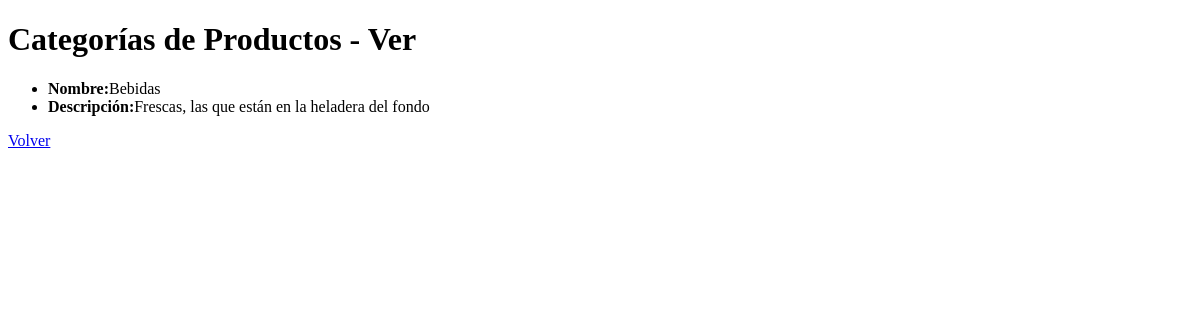
Page /producto/categoria/detail/1 on the earlier database version.
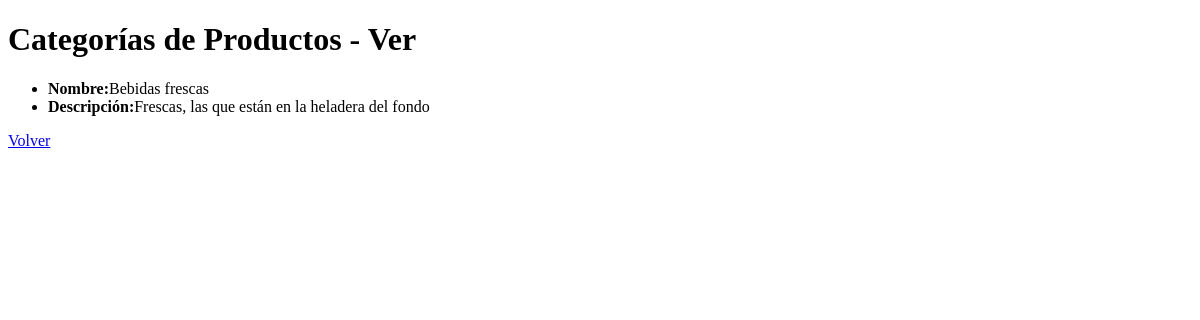
Same page on the later database version.
### producto/models.py (models this page shows, shortened)
class Categoria(models.Model):
    nombre = models.CharField(max_length=100, unique=True)
    descripcion = models.TextField(blank=True, default="", verbose_name="descripción")
    class Meta:
        verbose_name = "Categoría de Productos"
        verbose_name_plural = "Categorías de Productos"
        ordering = ("nombre",)

### producto/views.py (the view)
# urls.py: path("categoria/detail/<int:pk>", views.categoria_detail, name="categoria_detail"),
def categoria_detail(request: HttpRequest, pk: int) -> HttpResponse:
    categoria = Categoria.objects.get(id=pk)
    return render(request, "producto/categoria_detail.html", {"categoria": categoria})

### producto/templates/producto/categoria_detail.html
{% extends "core/base.html" %}
{% block contenido %}
    <h1>Categorías de Productos - Ver</h1>
    <ul>
        <li><strong>Nombre:</strong>{{ categoria.nombre }}</li>
        <li><strong>Descripción:</strong>{{ categoria.descripcion }}</li>
    </ul>
    <a href="{% url 'producto:categoria_list' %}">Volver</a>
{% endblock contenido %}

### core/templates/core/base.html (shortened to what this page needs)
<!DOCTYPE html>
<html lang="es">
    <head>
    </head>
    <body>
        {% block contenido %}
        {% endblock contenido %}
    </body>
</html>

Differences in the rows shown:
changed Categoria "Frescas, las que están en la heladera del fondo": nombre "Bebidas" → "Bebidas frescas"
